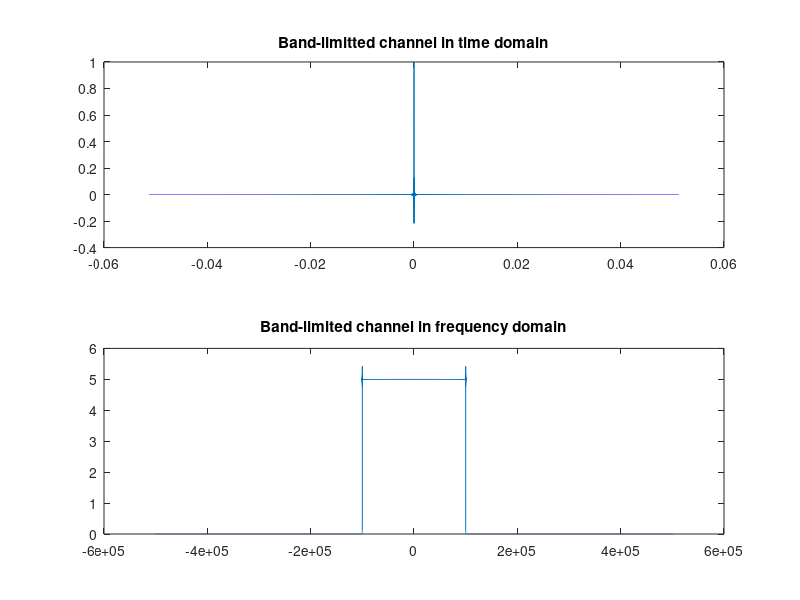
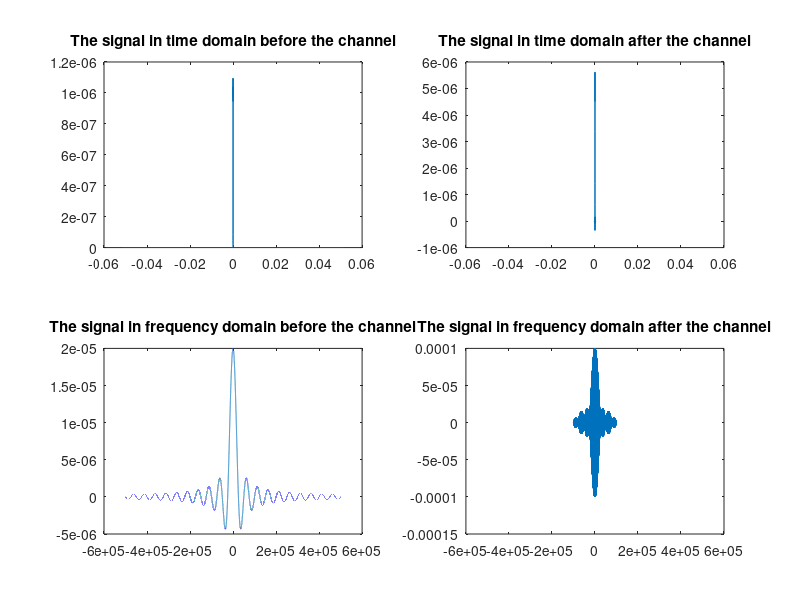
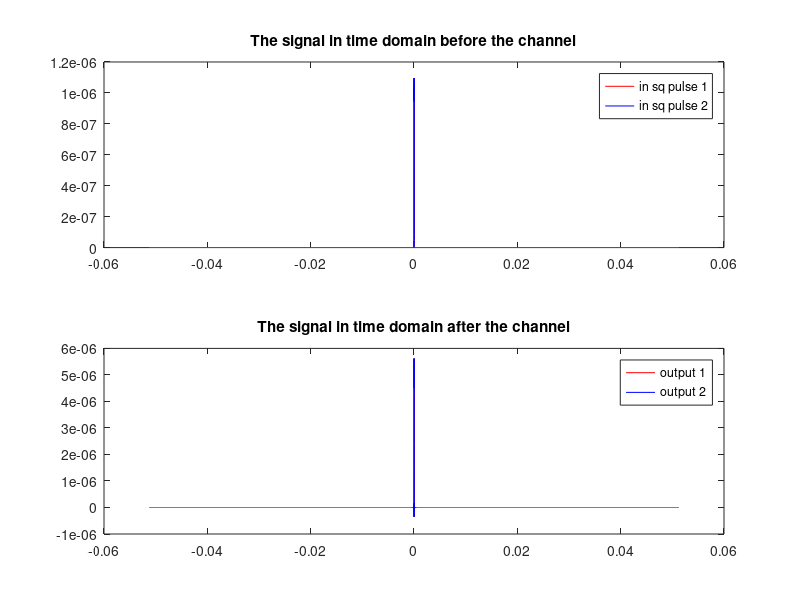

Source code (MATLAB) for these figures, in order:
clear 
clc 

%% Part 1:  Inter-Symbol Interference due to band-limited channels

% create a band-limited channel with a band B = 100 kHz
B = 1e5;                        % BW of the channel 
fs = 1e6;                       % Sampling frequency 
Ts = 1/fs;                      % Sampling time

N = 102400 - 1;                 % Total number of samples
t_axis = (-(N-1)/2:(N-1)/2)*Ts;            % Time axis 
f_axis = -fs/2:fs/N:fs/2-1/N;   % Frequency axis 


% Generate a square pulse in frequency domain  
y = sinc(2*B*t_axis);   % IFT of a rect is sinc 
Y = fftshift(fft(y));   % The square Pulse 

% Plotting the band-limited channel 
figure('Name', 'Band-limited channel')
subplot(2, 1, 1)
plot(t_axis, y)
title('Band-limitted channel in time domain')

subplot(2, 1, 2)
plot(f_axis, abs(Y))
title('Band-limited channel in frequency domain')

%%%%%%%%%%%%%%%%%%%%%%%%%%%%%%%%%%%%%%%%%%%%%%%%%%%%%%%%%%%%%%%%%%%%%%%%%%%

% Generate the first square pulse of duration T = 2/B 
IN_SQ_PULSE_1 = (2/B)*sinc((2/B)*f_axis).*exp(-2*pi*1i*(1/B)*f_axis);
in_sq_pulse_1 = ifftshift(ifft(IN_SQ_PULSE_1));

% pass the first square pulse through the filter 
% output = conv(y, in_sq_pulse);
OUTPUT_1 = Y .* IN_SQ_PULSE_1;
output_1 = ifft(ifftshift(OUTPUT_1));

% plotting the first square pulse
figure('Name', 'The signal before and after the channel')

subplot(2, 2, 1)
plot(t_axis, abs(in_sq_pulse_1))
title('The signal in time domain before the channel')

subplot(2, 2, 3)
plot(f_axis, real(IN_SQ_PULSE_1))
title('The signal in frequency domain before the channel')

% plotting the filter output 
subplot(2, 2, 2)
plot(t_axis, real(output_1))
title('The signal in time domain after the channel')

subplot(2, 2, 4)
plot(f_axis, real(OUTPUT_1))
title('The signal in frequency domain after the channel')

%%%%%%%%%%%%%%%%%%%%%%%%%%%%%%%%%%%%%%%%%%%%%%%%%%%%%%%%%%%%%%%%%%%%%%%%%%%

% Generate the second square pulse of duration T = 2/B 
IN_SQ_PULSE_2 = (2/B)*sinc((2/B)*f_axis).*exp(-2*pi*1i*(3/B)*f_axis);
in_sq_pulse_2 = ifftshift(ifft(IN_SQ_PULSE_2));

% pass the second square pulse through the filter 
% output = conv(y, in_sq_pulse);
OUTPUT_2 = Y .* IN_SQ_PULSE_2;
output_2 = ifft(ifftshift(OUTPUT_2));


% plotting the two pulses together 
figure('Name', 'Plot of the two pulses together before and after the channel')

subplot(2, 1, 1)
plot(t_axis, abs(in_sq_pulse_1), 'r', t_axis, abs(in_sq_pulse_2), 'b')
title('The signal in time domain before the channel')
legend('in sq pulse 1','in sq pulse 2')

% plotting the filter output 
subplot(2, 1, 2)
plot(t_axis, real(output_1), 'r', t_axis, real(output_2), 'b')
title('The signal in time domain after the channel')
legend('output 1','output 2')

%%%%%%%%%%%%%%%%%%%%%%%%%%%%%%%%%%%%%%%%%%%%%%%%%%%%%%%%%%%%%%%%%%%%%%%%%%%



